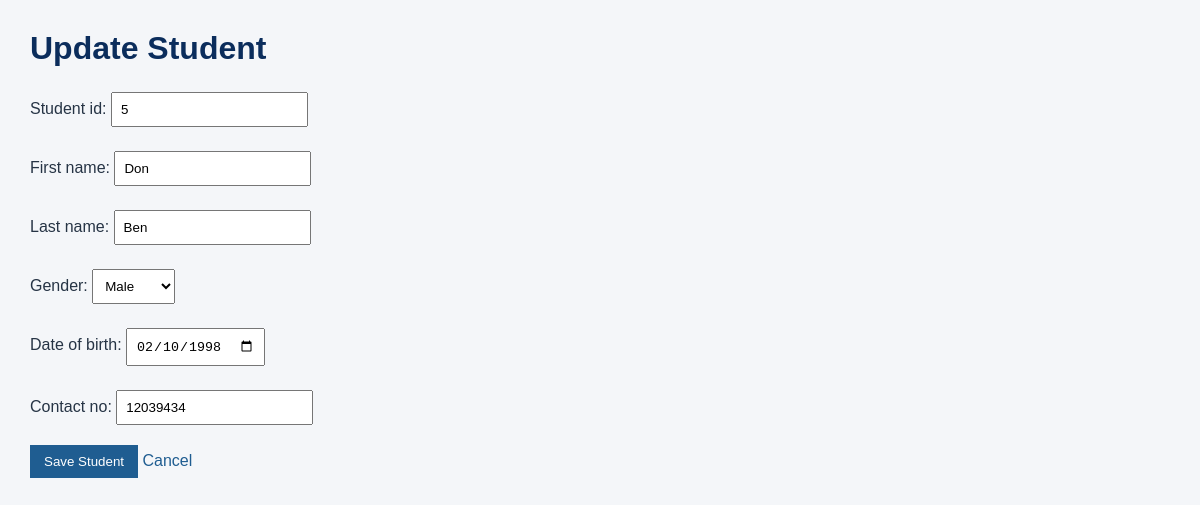
The page /registration/students/2/edit/ (signed in) on the database its author committed.
### registration/models.py (models this page shows, shortened)
class Student(models.Model):
    GENDER_CHOICES = [
        ('Male', 'Male'),
        ('Female', 'Female'),
    ]
    student_id=models.CharField(
        max_length=20,
        unique=True)
    first_name=models.CharField(
        max_length=100)
    last_name=models.CharField(
        max_length=100)
    gender=models.CharField(
        max_length=10,
        choices=GENDER_CHOICES)
    date_of_birth=models.DateField()
    contact_no=models.CharField(
        max_length=20)

### registration/views.py (the view)
# urls.py: path('students/<int:pk>/edit/', views.student_update,
@user_passes_test(staff_check, login_url='login')
def student_update(request, pk):
    student = get_object_or_404(Student, pk=pk)
    if request.method == 'POST':
        form = StudentForm(request.POST, instance=student)
        if form.is_valid():
            form.save()
            messages.success(
                request,
                'Student record updated successfully.'
            )
            return redirect('student_detail', pk=student.pk)
    else:
        form = StudentForm(instance=student)
    return render(
        request,
        'registration/student_form.html',
        {
            'form': form,
            'page_title': 'Update Student',
            'student': student,
        }
    )

### registration/forms.py
class StudentForm(forms.ModelForm):
    class Meta:
        model = Student
        fields = [
            'student_id',
            'first_name',
            'last_name',
            'gender',
            'date_of_birth',
            'contact_no',
        ]
        widgets = {
            'date_of_birth': forms.DateInput(
                attrs={'type': 'date'}
            ),
    }

### registration/views.py (called while the page is built)
def staff_check(user):
    return user.is_authenticated and user.is_staff

### registration/templates/registration/student_form.html (shortened to what this page needs)
{% load static %}
<!DOCTYPE html>
<html lang="en">
<head>
    <link rel="stylesheet"
        href="{% static 'registration/style.css' %}">
</head>
<body>
    <h1>{{ page_title }}</h1>
    <form method="post">
        {{ form.as_p }}
        <button type="submit">Save Student</button>
        <a href="{% url 'student_list' %}">Cancel</a>
    </form>
</body>
</html>

### registration/static/registration/style.css (style rules this page uses)
body { font-family: Arial, sans-serif; background: #f4f6f9; color: #263445; margin: 30px; }
h1 { color: #0b2d5c; }
a { color: #1f5d91; text-decoration: none; }
button { background: #1f5d91; color: #ffffff; border: 0; padding: 9px 14px; cursor: pointer; }
input, select { padding: 8px; margin: 4px 0; }

### rows shown on the page
Student: student_id "5", first_name "Don", last_name "Ben", gender "Male", date_of_birth "02/10/1998", contact_no "12039434"

### other values the page prints
{{ page_title }} "Update Student"
